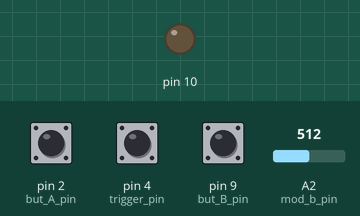
Recording of a sketch running on a simulated Arduino Uno, built with avr-gcc and run on an emulated ATmega328P. Shown: output pins drawn as LEDs (lit = HIGH). The test bench sets the inputs (shaded band); at power-on: pin 4 (trigger_pin) HIGH, pin 2 (but_A_pin) HIGH, pin 9 (but_B_pin) HIGH, A2 (mod_b_pin) = 512. Random numbers use the default seed unless the sketch sets one.

Above: at 1.2 s.
1.3 s: pin 4 (trigger_pin) pulled LOW for 0.15 s
At 2.0 s:
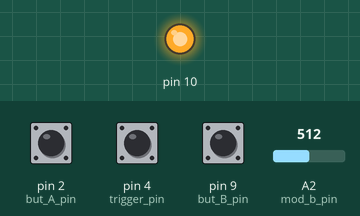
Timing chart, 0 to 4.3 s (numbered marks = the images above; inputs shaded):
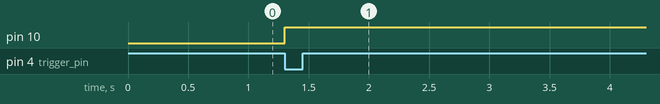

The sketch:

son_of_alan.ino
```cpp
/*
	"Chain-Saw" (A Tool that is also a sequence)

 Records an incomming value, then plays it back, quantised to steps.

 TR/G input;
 supply this with your clock (for example from another sequencer)
 Input 1 & Knob 1;
 The signal to be recorded. The most simple use-case is simply twisting the knob.
 In this case 12 0'clock results in an output of 0V with the extremes of the knob
 range going from -5 to +5V
 With a signal connected to input 1 the knob will scale that input. Please note
 the Tool can use inputs in the 0-5V range yet outputs in the -5 to +5 range.
 Input 2 & knob 2;
 Sets the loop-length. Both for recording and playback. 8 options are provided, being;
 4, 6, 8, 12, 16, 24, 32 and 64 steps (or clock-pulses).
 Button A;
 Record. Just hold it to record. While you record the Tool wil output continuous values,
 even though it will play back quantisided to the clock later. This way of monitoring will
 hopefully make hitting the right values easier. You may just record for a few clock
 pulses, if you wish, to "overdub" on an existing recording, fixing mistakes or introducing
 variations. No "undo" is supplied, which is on purpose, as undo is bad for the soul.
 Release the button to resume playback.
 Led A;
 indicatest the state of TR/G in. So; it'll blink when there is a pulse there.

 */

#include "SPI.h" // spi library
#include <avr/interrupt.h> //library for using interupts


//our struct
struct Button
{
  bool state;					//current state of the button as we see it
  unsigned char history;		//history of the last 8 measured states
};

//takes a Button struct and the currently measured value of the relevant pin
//returns true if the state changed at which point "my_button.state" can be used by your program to get the new state
bool updateButton( struct Button *but, bool in)
{
  but->history = but->history << 1;
  but->history = but->history | (unsigned char)in;
  if (but->state)
  {
    if (!but->history)
    {
      but->state = false;
      return true;
    }
    else
    {
      return false;
    }
  }
  else
  {
    if (in)													//we assume buttons do not accidentally turn on
    {
      but->state = true;
      return true;
    }
    else
    {
      return false;
      ;
    }
  }
}

static byte mod_a_pin = A1;
static byte mod_b_pin = A2;
static byte trigger_pin = 4;
static byte but_A_pin = 2;
static byte but_B_pin = 9;
static byte led_a = 3;
static byte led_b = 5;

Button trigger;
Button but_A;
Button but_B;

word out_val = 0;
word mod_a_val;
word mod_b_val;
word read_val;
bool pattern_lock = true;  // Pattern lock enabled
bool state_b = false;
unsigned long trig_count = 0;
unsigned long t = 0;
unsigned long now = 0;
unsigned long loop_counter = 0;
byte num_steps;
word sequence[128];
byte step_table[] = {
  4, 8, 8, 16, 16, 32, 32, 64};

// Binary representation of boolean euclidean rhtyhms of length 16
//int16_t rhythms[17] = {
//  0,
//  1,     257,   1057,  4369,
//  4681,  10537, 21673, 21845,
//  22189, 44461, 56173, 56797,
//  63421, 65021, 32767, 65535};

const int MAX_V = 4096;

word getRandomValue()
{
  return random(MAX_V);
}

//bool isEuclid(int index, int rhythm)
//{
//  return rhythms[rhythm] >> index & 1;
//}

//void generateEuclideanPattern()
//{
//  for (int bar = 0; bar < 4; bar++)
//  {
//    int rhythm_index = random(3, 7);
//    int v = 0;
//    for (int i = 0; i < 16; i++)
//    {
//      if (isEuclid(i, rhythm_index))
//      {
//        v = getRandomValue();
//      }
//      sequence[bar * 16 + i] = v;
//    }
//  }
//}

void generateRamps()
{
  int div = pow(2, random(4)) * 8;
  for (int i = 0; i < 64; i++)
  {
    sequence[i] = ((i % div) * MAX_V) / div;
  }
}

void generateRandom()
{
  for (int i = 0; i < 128; i++)
  {
    sequence[i] = getRandomValue();
  }
}

void resetSequence()
{
  generateRandom();
//  switch(random(3))
//  {
//  case 0:
//    generateRandom();
//    break;
//  case 1:
//    generateRamps();
//    break;
//  case 2:
//    generateEuclideanPattern();
//    break;
//  }
}

void setup()
{
  cli();							// disable global interrupts
  /*
	TCCR2A = 0;						// set entire TCCR1A register to 0
   	TCCR2B = 0;						// same for TCCR1B
   	TCCR2B =  0b00000011;			//scaling to a 256th of the CPU freq = 31250 Hz
   	// enable Timer1 overflow interrupt:
   	TIMSK2 |= (1 << TOIE1);			//interupt enable
   	TCNT2 = 0;						//timer pre-loading
   	sei();							//re-enable global interupts
   */

  //set pin(s) to input and output
  pinMode(10, OUTPUT);
  SPI.begin();					// wake up the SPI bus. This is the fast way of controling the DAC
  SPI.setBitOrder(MSBFIRST);
  pinMode(trigger_pin, INPUT_PULLUP);
  pinMode(but_A_pin, INPUT_PULLUP);
  pinMode(but_B_pin, INPUT_PULLUP);

  resetSequence();
}

/*
 *send calculated value to the dac
 */
void out(word value)
{
  byte data;						//spi deals in bytes (8 bits) chunks
  //digitalWrite(10, LOW);		//enable writing
  PORTB &= 0b11111011;			//same except faster
  data = highByte(value);			//this includes the 4 most signifficant bits
  data = 0b00001111 & data;		//the rest of the byte is settings for the dac: mask those
  data = 0b00110000 | data;		//set those setting bits (see DAC data sheet or trust me)
  SPI.transfer(data);				//actually send this out
  data = lowByte(value);			//the 8 least signifficant bits of our value
  SPI.transfer(data);				//send them
  //digitalWrite(10, HIGH);		//close connection, allowing the DAC to update
  PORTB |= 0b00000100;			//same except faster
}


void loop()
{
  mod_b_val = analogRead(mod_b_pin);
  num_steps = step_table[ mod_b_val >> 7 ];
  loop_counter += 1;

  if (updateButton( &but_A, !(digitalRead(but_A_pin))))
  {
    if (but_A.state)
    {
      pattern_lock = !pattern_lock;
    }
  }
  if (updateButton( &but_B, !(digitalRead(but_B_pin))))
  {
    if (but_B.state)
    {
      resetSequence();
      state_b = !state_b;
    }
    state_b = but_B.state;
  }

  if (updateButton( &trigger, !(digitalRead(trigger_pin))))
  {
    if (trigger.state)
    {
      if (loop_counter > 20000)
      {
        trig_count = 0;
      }
      loop_counter = 0;

      int step_offset = analogRead(mod_a_pin) >> 5;
      int index = (trig_count + step_offset) % num_steps;

      if (random(1024) < 16)
      {
        // Play random value without updating pattern.
        out((word)(getRandomValue()));
      }
      else
      {
        out((word)(sequence[index]));
      }

      // See if we want to randomize a step in the sequence
      if (!pattern_lock)
      {
        if (random(1024) < 16)
        {
          sequence[index] = getRandomValue();
        }
      }

      trig_count++;

      // Auto-randomization
//      if (!pattern_lock)
//      {
//        if ((trig_count % (16 * 15)) == 15)
//        {
//           // After 15 bars, after the 15th step, see if we want to randomize the pattern
////          if (random(4096) < 256)
//          {
//            resetSequence();
//          }
//        }
//      }
    }
  }

  // Update leds
  digitalWrite(led_a, pattern_lock ^ trigger.state);
  digitalWrite(led_b, state_b);
}
```

Measured:
- after the input at 1.3 s, pin 10: LOW → HIGH at once
